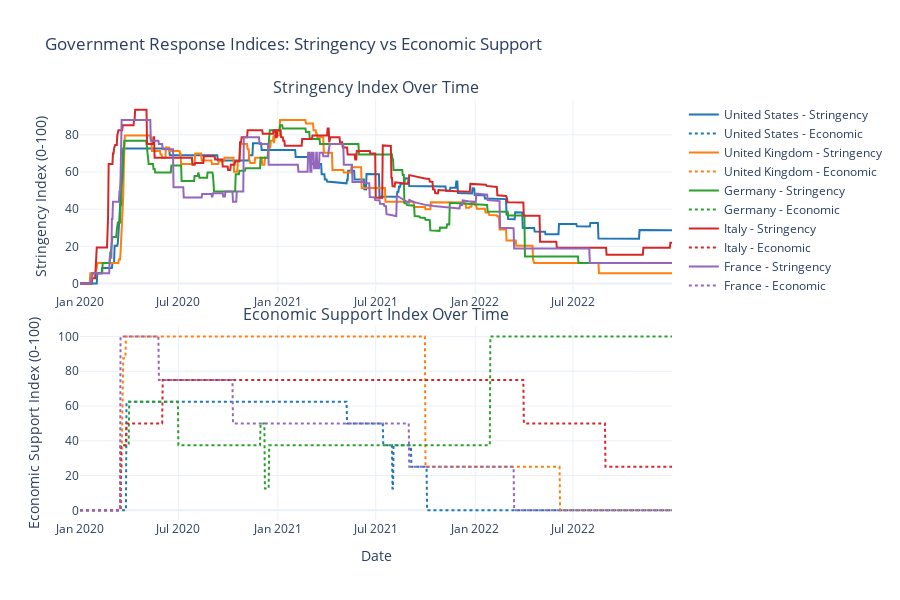

This figure's notebook cell:
### Code cell
# Visualize stringency and economic support trends
sample_countries_data = oxford_df[oxford_df['CountryName'].isin(sample_countries)].copy()

fig = make_subplots(
    rows=2, cols=1,
    subplot_titles=('Stringency Index Over Time', 'Economic Support Index Over Time'),
    vertical_spacing=0.08
)

colors = ['#1f77b4', '#ff7f0e', '#2ca02c', '#d62728', '#9467bd']

for i, country in enumerate(sample_countries):
    country_data = sample_countries_data[sample_countries_data['CountryName'] == country]
    
    # Stringency Index
    fig.add_trace(
        go.Scatter(
            x=country_data['Date'],
            y=country_data['StringencyIndex_Average'],
            mode='lines',
            name=f'{country} - Stringency',
            line=dict(color=colors[i], width=2),
            showlegend=True
        ),
        row=1, col=1
    )
    
    # Economic Support Index
    fig.add_trace(
        go.Scatter(
            x=country_data['Date'],
            y=country_data['EconomicSupportIndex'],
            mode='lines',
            name=f'{country} - Economic',
            line=dict(color=colors[i], width=2, dash='dot'),
            showlegend=True
        ),
        row=2, col=1
    )

fig.update_layout(
    title='Government Response Indices: Stringency vs Economic Support',
    template='plotly_white',
    height=600
)

fig.update_yaxes(title_text="Stringency Index (0-100)", row=1, col=1)
fig.update_yaxes(title_text="Economic Support Index (0-100)", row=2, col=1)
fig.update_xaxes(title_text="Date", row=2, col=1)

fig.show()

### Figure 1 — Plotly figure (JSON) as saved in the notebook; plotly's stock layout.template omitted (floating-point values rounded to 4 significant figures; data arrays with more than 128 entries replaced by an {"elided": "..."} marker saying what was removed)
{"data": [{"line": {"color": "#1f77b4", "width": 2}, "mode": "lines", "name": "United States - Stringency", "showlegend": true, "type": "scatter", "x": {"elided": "1096 str values"}, "xaxis": "x", "y": {"elided": "1096 float values"}, "yaxis": "y"}, {"line": {"color": "#1f77b4", "dash": "dot", "width": 2}, "mode": "lines", "name": "United States - Economic", "showlegend": true, "type": "scatter", "x": {"elided": "1096 str values"}, "xaxis": "x2", "y": {"elided": "1096 float values"}, "yaxis": "y2"}, {"line": {"color": "#ff7f0e", "width": 2}, "mode": "lines", "name": "United Kingdom - Stringency", "showlegend": true, "type": "scatter", "x": {"elided": "1096 str values"}, "xaxis": "x", "y": {"elided": "1096 float values"}, "yaxis": "y"}, {"line": {"color": "#ff7f0e", "dash": "dot", "width": 2}, "mode": "lines", "name": "United Kingdom - Economic", "showlegend": true, "type": "scatter", "x": {"elided": "1096 str values"}, "xaxis": "x2", "y": {"elided": "1096 float values"}, "yaxis": "y2"}, {"line": {"color": "#2ca02c", "width": 2}, "mode": "lines", "name": "Germany - Stringency", "showlegend": true, "type": "scatter", "x": {"elided": "1096 str values"}, "xaxis": "x", "y": {"elided": "1096 float values"}, "yaxis": "y"}, {"line": {"color": "#2ca02c", "dash": "dot", "width": 2}, "mode": "lines", "name": "Germany - Economic", "showlegend": true, "type": "scatter", "x": {"elided": "1096 str values"}, "xaxis": "x2", "y": {"elided": "1096 float values"}, "yaxis": "y2"}, {"line": {"color": "#d62728", "width": 2}, "mode": "lines", "name": "Italy - Stringency", "showlegend": true, "type": "scatter", "x": {"elided": "1096 str values"}, "xaxis": "x", "y": {"elided": "1096 float values"}, "yaxis": "y"}, {"line": {"color": "#d62728", "dash": "dot", "width": 2}, "mode": "lines", "name": "Italy - Economic", "showlegend": true, "type": "scatter", "x": {"elided": "1096 str values"}, "xaxis": "x2", "y": {"elided": "1096 float values"}, "yaxis": "y2"}, {"line": {"color": "#9467bd", "width": 2}, "mode": "lines", "name": "France - Stringency", "showlegend": true, "type": "scatter", "x": {"elided": "1096 str values"}, "xaxis": "x", "y": {"elided": "1096 float values"}, "yaxis": "y"}, {"line": {"color": "#9467bd", "dash": "dot", "width": 2}, "mode": "lines", "name": "France - Economic", "showlegend": true, "type": "scatter", "x": {"elided": "1096 str values"}, "xaxis": "x2", "y": {"elided": "1096 float values"}, "yaxis": "y2"}], "layout": {"annotations": [{"font": {"size": 16}, "showarrow": false, "text": "Stringency Index Over Time", "x": 0.5, "xanchor": "center", "xref": "paper", "y": 1, "yanchor": "bottom", "yref": "paper"}, {"font": {"size": 16}, "showarrow": false, "text": "Economic Support Index Over Time", "x": 0.5, "xanchor": "center", "xref": "paper", "y": 0.46, "yanchor": "bottom", "yref": "paper"}], "height": 600, "title": {"text": "Government Response Indices: Stringency vs Economic Support"}, "xaxis": {"anchor": "y", "domain": [0, 1]}, "xaxis2": {"anchor": "y2", "domain": [0, 1], "title": {"text": "Date"}}, "yaxis": {"anchor": "x", "domain": [0.54, 1], "title": {"text": "Stringency Index (0-100)"}}, "yaxis2": {"anchor": "x2", "domain": [0, 0.46], "title": {"text": "Economic Support Index (0-100)"}}}}
